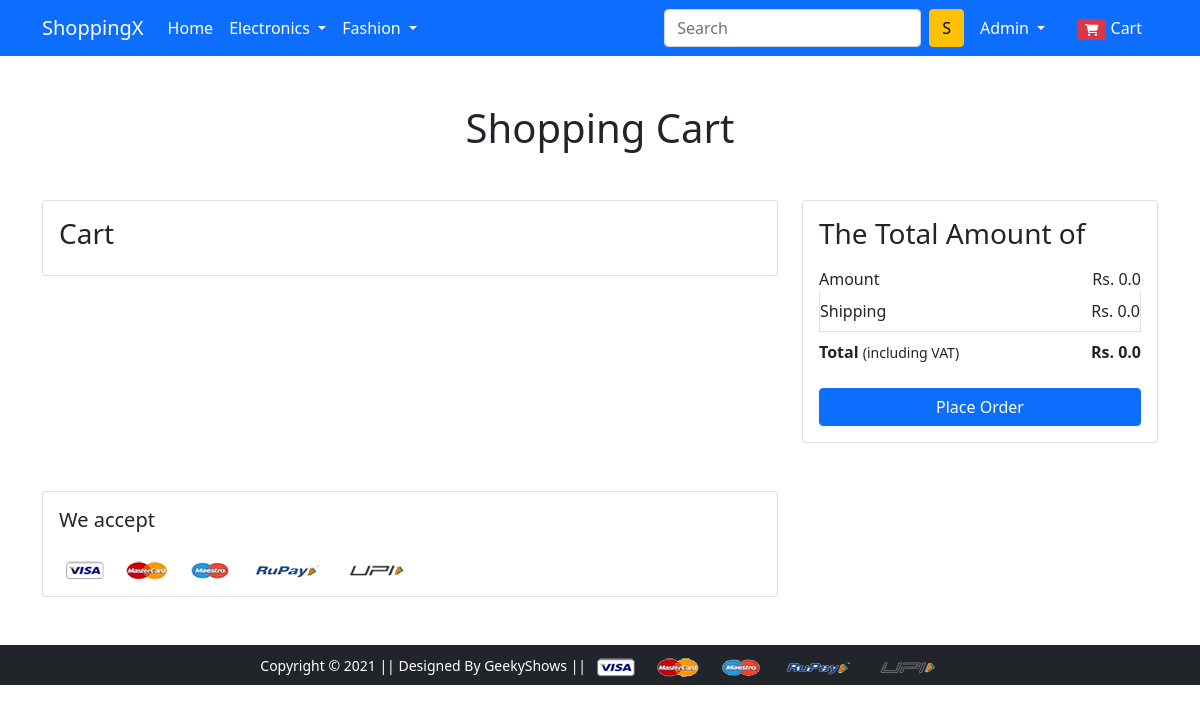
The app's page /cart/ (signed in), older data.
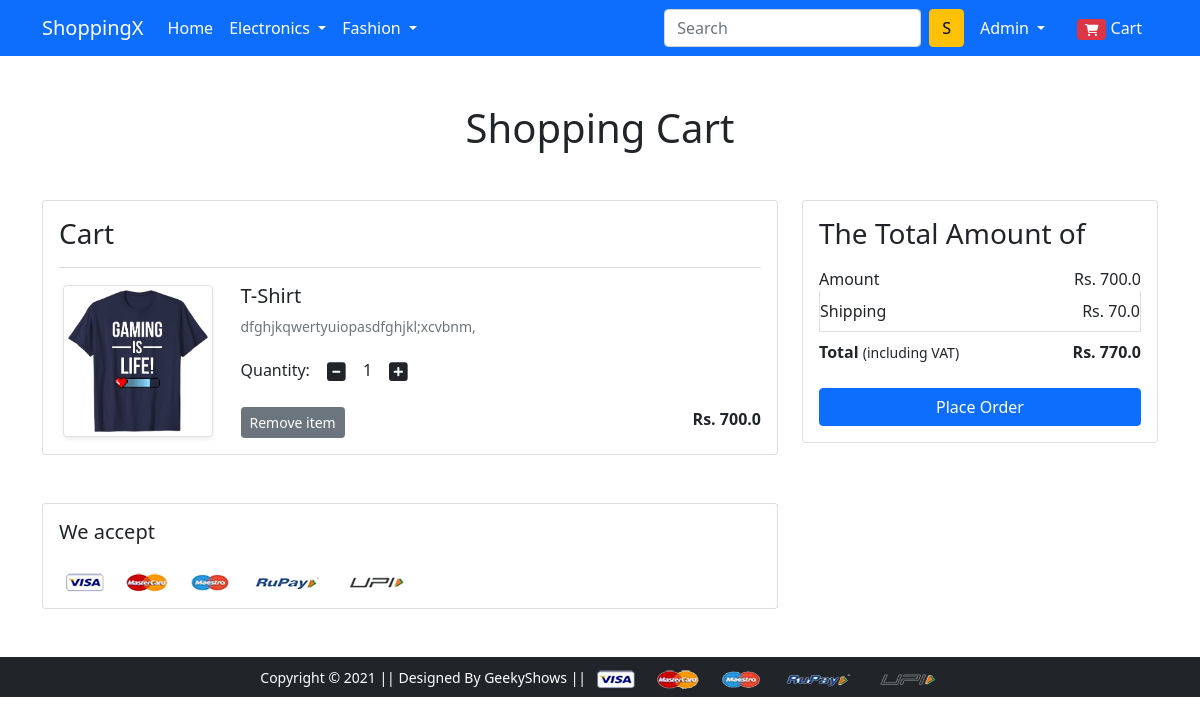
The same page, newer data.
### app/models.py (models this page shows, shortened)
class Cart(models.Model):
    user = models.ForeignKey(User, on_delete=models.CASCADE)
    product = models.ForeignKey(Product, on_delete=models.CASCADE)
    quantity = models.PositiveIntegerField(default=1)

class Product(models.Model):
    title = models.CharField(max_length=80)
    selling_price = models.FloatField()
    discounted_price = models.FloatField()
    description = models.TextField()
    brand = models.CharField(max_length=50)
    category = models.CharField(choices=CATEGORY_CHOICES, max_length=2)
    product_image = models.ImageField(upload_to='productimg')

### app/views.py (the view)
# urls.py: path('cart/', views.show_cart, name='showcart'),
def show_cart(request):
    if request.user.is_authenticated:
        user = request.user
        cart = Cart.objects.filter(user=user)
        amount = 0.0
        shipping_amount = 0.0
        total_amount = 0.0
        cart_product = [p for p in Cart.objects.all() if p.user==user]
        if cart_product is not None:
            for p in cart_product:
                tempamount = (p.quantity * p.product.discounted_price)
                amount += tempamount
                shipping_amount = 70.0
                total_amount = amount + shipping_amount
        return render(request, 'app/addtocart.html', {'carts':cart, 'total_amount':total_amount, 'shipping_amount':shipping_amount, 'amount':amount})

### app/templates/app/addtocart.html (shortened to what this page needs)
{% extends 'app/base.html' %}
{% load static %}
{% block main-content %}
<div class="container my-5">
 <div class="row">
  <h1 class="text-center mb-5">Shopping Cart</h1>
  <div class="col-sm-8">
  <div class="card">
   <div class="card-body">
    <h3>Cart</h3>
    {% for cart in carts %}
    <hr class="text-muted">
    <div class="row">
     <div class="col-sm-3 text-center align-self-center"><img src="{{cart.product.product_image.url}}" alt="" srcset="" class="img-fluid img-thumbnail shadow-sm" height="150" width="150"> </div>
     <div class="col-sm-9">
      <div>
       <h5>{{cart.product.title}}</h5>
       <p class="mb-2 text-muted small">{{cart.product.description}}</p>
       <div class="my-3">
        <label for="quantity">Quantity:</label>
        <a class="minus-cart btn" pid="{{cart.product.id}}"><i class="fas fa-minus-square fa-lg"></i></a>
          <span id="quantity">{{cart.quantity}}</span>
        <a class="plus-cart btn" pid="{{cart.product.id}}"><i class="fas fa-plus-square fa-lg"></i></a>
       </div>
       <div class="d-flex justify-content-between">
        <a href="#" class="remove-cart btn btn-sm btn-secondary mr-3" pid="{{cart.product.id}}">Remove item </a>
        <p class="mb-0"><span><strong>Rs. {{cart.product.discounted_price}}</strong></span></p>
       </div>
      </div>
     </div>
    </div>
    {% endfor %}
   </div>
   </div>
  </div>
  <div class="col-sm-4">
   <div class="card">
    <div class="card-body">
      <h3>The Total Amount of</h3>
      <ul class="list-group">
       <li class="list-group-item d-flex justify-content-between align-items-center border-0 px-0 pb-0">Amount<span>Rs. <span id="amount">{{amount}}</span></span></li>
       <li class="list-group-item d-flex justify-content-between align-items-center px-0">Shipping<span>Rs. {{shipping_amount}}</span></li>
       <li class="list-group-item d-flex justify-content-between align-items-center border-0 px-0 mb-3">
        <div>
           <strong>Total</strong> <small>(including VAT)</small>
         </div>
         <span><strong>Rs. <strong id="total_amount">{{total_amount}}</strong></strong></span>
       </li>
      </ul>
      <div class="d-grid"><a href="{% url 'checkout' %}" class="btn btn-primary">Place Order</a></div>
    </div>
   </div>
  </div>
 </div>
</div>
<div class="container">
 <div class="row">
  <div class="col-sm-8">
   <div class="card">
    <div class="card-body">
      <h5 class="mb-4">We accept</h5>
      <img src="{% static 'app/images/payment.png' %}" alt="" class="img-fluid">
    </div>
  </div>
  </div>
 </div>
</div>
{% endblock main-content %}

Row changes from the older to the newer data that the page shows:
added Cart: product.product_image (picture), product "T-Shirt", product.description "dfghjkqwertyuiopasdfghjkl;xcvbnm,", quantity "1", product.discounted_price "700.0"
Text that changed along with them:
{{ amount }}: "0.0" → "700.0"
{{ shipping_amount }}: "0.0" → "70.0"
{{ total_amount }}: "0.0" → "770.0"
